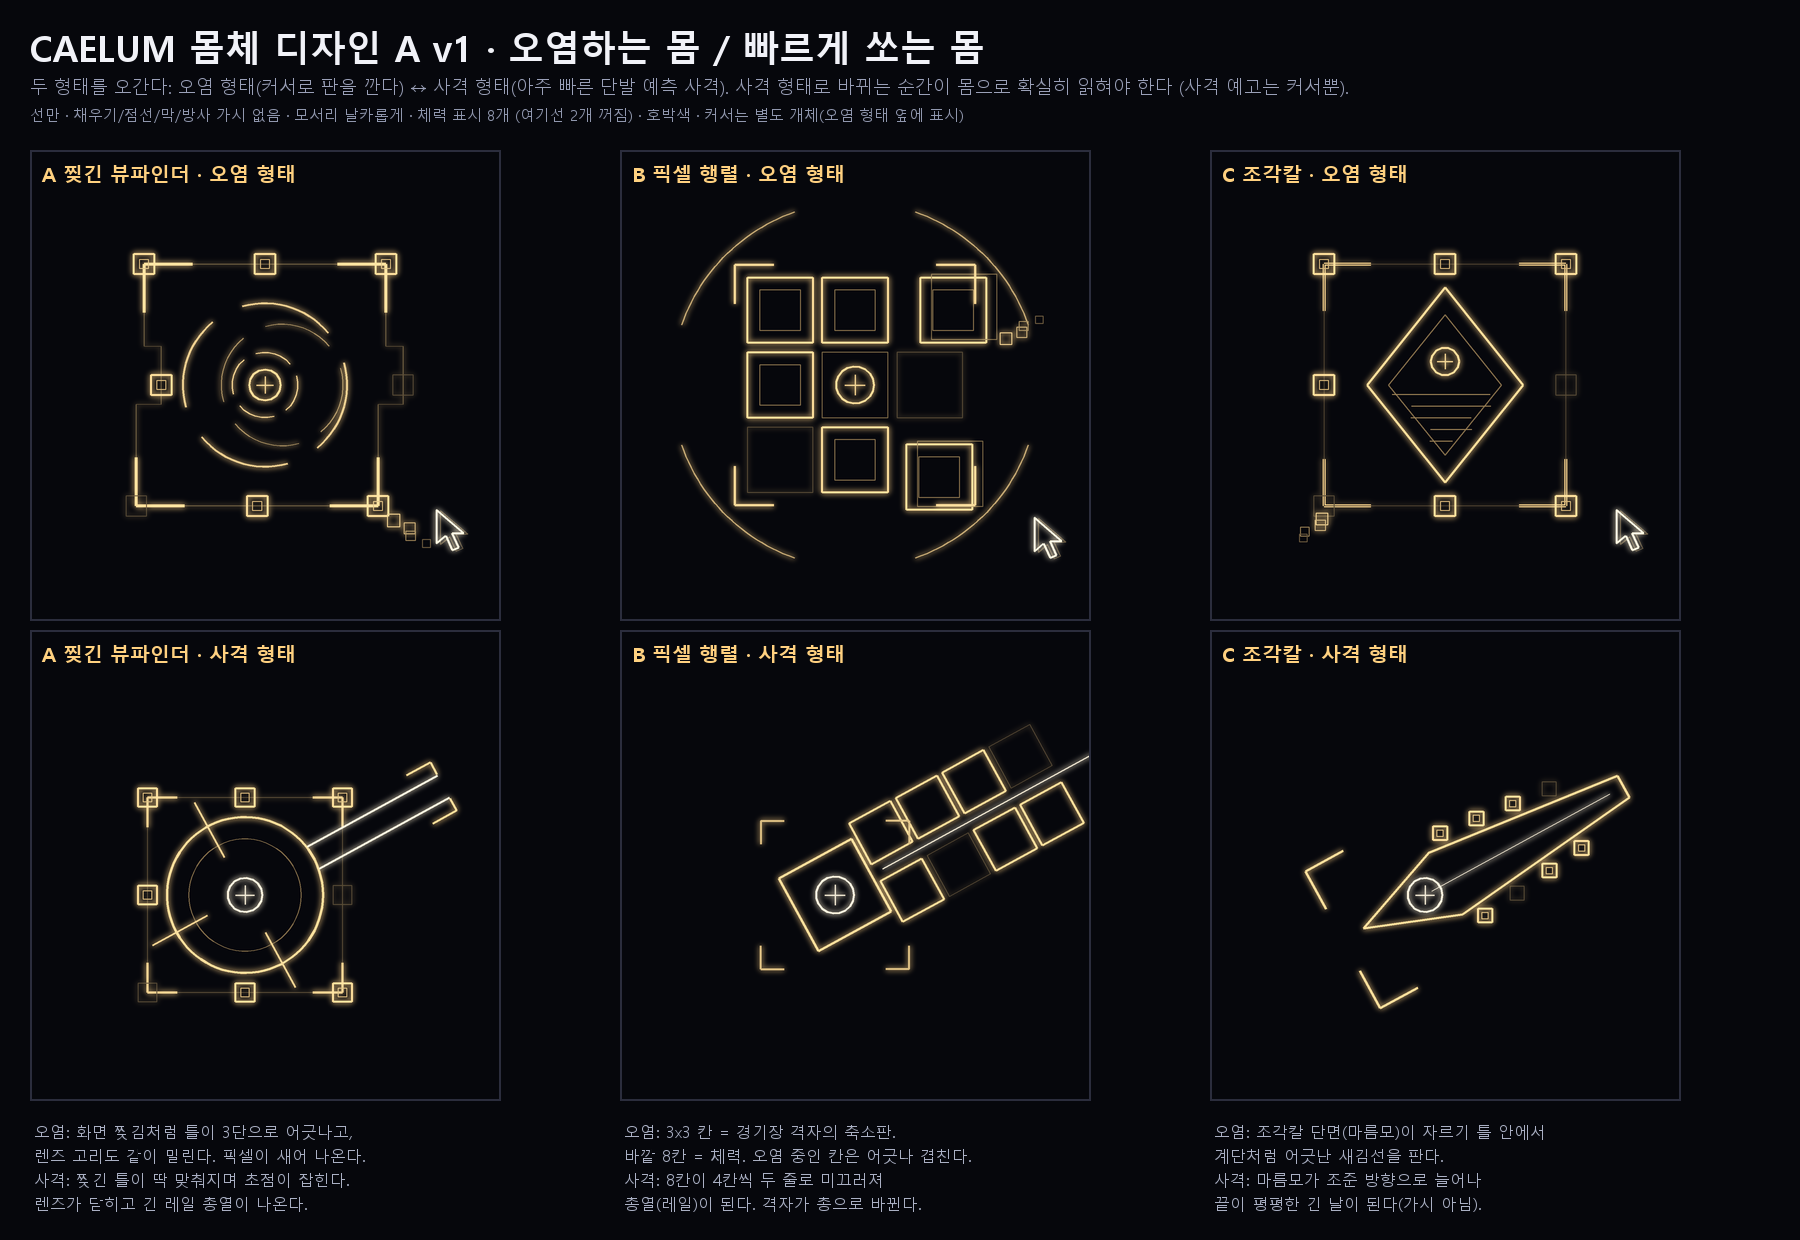

This figure's Python source:
"""CAELUM body design A v1: one body that both corrupts and shoots fast.

CAELUM has two forms in play: the corrupt form lays corruption on the grid
(its cursor clicks, drags and deletes), the sniper form fires very fast single
shots. The body has to read as both, and the change between them is the
moment the player must notice (sniper form = no other warning than the
cursor). Each direction is shown in both forms. Lines only, sharp corners, no
dashes, no fills, no radial thorns; 8 health marks. Amber.
Usage: python Caelum_Body_Design_A_v1.py <out_dir>
"""
import math, os, sys
from PIL import Image, ImageDraw, ImageFilter, ImageFont, ImageChops

TAU = math.tau
SS = 3
COL = (255, 209, 128)        # CAELUM amber (1.0, 0.82, 0.50)
HOT = (255, 242, 210)        # near white (danger)
BG = (6, 7, 12)


class Canvas:
    def __init__(self, w, h):
        self.w, self.h = w, h
        self.glow = Image.new("RGB", (w * SS, h * SS), (0, 0, 0))
        self.line = Image.new("RGB", (w * SS, h * SS), (0, 0, 0))
        self.gd, self.ld = ImageDraw.Draw(self.glow), ImageDraw.Draw(self.line)

    def seg(self, a, b, w, alpha=1.0, glow=True, col=COL):
        c = tuple(int(v * alpha) for v in col)
        pa, pb = (a[0] * SS, a[1] * SS), (b[0] * SS, b[1] * SS)
        self.ld.line([pa, pb], fill=c, width=max(1, int(w * SS)))
        if glow:
            self.gd.line([pa, pb], fill=c, width=max(1, int((w + 3) * SS)))

    def poly(self, pts, w, alpha=1.0, glow=True, col=COL):
        for i in range(len(pts)):
            self.seg(pts[i], pts[(i + 1) % len(pts)], w, alpha, glow, col)

    def arc(self, cx, cy, r, a0, a1, w, alpha=1.0, glow=True, col=COL):
        steps = max(6, int(abs(a1 - a0) * r / 6))
        pts = [(cx + math.cos(a0 + (a1 - a0) * i / steps) * r,
                cy + math.sin(a0 + (a1 - a0) * i / steps) * r) for i in range(steps + 1)]
        for i in range(steps):
            self.seg(pts[i], pts[i + 1], w, alpha, glow, col)

    def box(self, x, y, w, h, lw, alpha=1.0, glow=True, col=COL):
        self.poly([(x, y), (x + w, y), (x + w, y + h), (x, y + h)], lw, alpha, glow, col)

    def image(self):
        g = self.glow.filter(ImageFilter.GaussianBlur(2.5 * SS)).point(lambda v: int(v * 0.55))
        out = Image.new("RGB", self.glow.size, BG)
        out = ImageChops.screen(ImageChops.screen(out, g), self.line)
        return out.resize((self.w, self.h), Image.LANCZOS)


def rot(p, a):
    c, s = math.cos(a), math.sin(a)
    return (p[0] * c - p[1] * s, p[0] * s + p[1] * c)


def corners(cv, x, y, w, h, arm, lw, alpha=1.0, col=COL):
    for (cx, cy, sx, sy) in ((x, y, 1, 1), (x + w, y, -1, 1), (x, y + h, 1, -1), (x + w, y + h, -1, -1)):
        cv.seg((cx, cy), (cx + sx * arm, cy), lw, alpha, col=col)
        cv.seg((cx, cy), (cx, cy + sy * arm), lw, alpha, col=col)


def handle(cv, x, y, s, lit=True):
    cv.box(x - s, y - s, 2 * s, 2 * s, 2.0 if lit else 1.0, 1.0 if lit else 0.25)
    if lit:
        cv.box(x - s * 0.45, y - s * 0.45, 0.9 * s, 0.9 * s, 1.2, 0.8, glow=False)


def core(cv, x, y, r, col=COL):
    cv.arc(x, y, r, 0, TAU, 2.0, 1.0, col=col)
    cv.seg((x - r * .55, y), (x + r * .55, y), 1.4, 0.9, col=col)
    cv.seg((x, y - r * .55), (x, y + r * .55), 1.4, 0.9, col=col)


def pointer(cv, x, y, sc=1.3):
    P = [(0, 0), (0, 26), (7, 20), (12, 31), (17, 29), (12, 18), (21, 18)]
    pts = [(x + px * sc, y + py * sc) for px, py in P]
    cv.poly([(p[0] + 4, p[1] + 1) for p in pts], 1.1, 0.35, glow=False)
    cv.poly(pts, 2.0, 1.0, col=HOT)


def shed(cv, x, y, dx, dy, n, s):
    """Hollow pixels drifting off a corner (corruption leaking out)."""
    for i in range(n):
        k = i + 1
        px, py = x + dx * k * 1.35 * s + (i % 2) * s * 0.6, y + dy * k * 1.35 * s
        cv.box(px, py, s * (1 - i * 0.12), s * (1 - i * 0.12), 1.2, 0.9 - i * 0.17, glow=i < 2)


HEALTH_LIT = (0, 1, 2, 4, 5, 7)     # two of eight dark, to show the read


# ── A: torn viewfinder ─────────────────────────────────────────
def torn_frame(cv, x, y, F, bands, lw, alpha):
    """A square frame cut into horizontal bands, each shifted sideways (a torn
    display). bands: [(t0, t1, dx)] with t in 0..1 from top to bottom."""
    for t0, t1, dx in bands:
        y0, y1 = y - F + 2 * F * t0, y - F + 2 * F * t1
        cv.seg((x - F + dx, y0), (x - F + dx, y1), lw, alpha)
        cv.seg((x + F + dx, y0), (x + F + dx, y1), lw, alpha)
        if t0 == 0:
            cv.seg((x - F + dx, y0), (x + F + dx, y0), lw, alpha)
        if t1 == 1:
            cv.seg((x - F + dx, y1), (x + F + dx, y1), lw, alpha)
        # the tear itself: a short step where two bands meet
    for (a0, a1, d0), (b0, b1, d1) in zip(bands, bands[1:]):
        yy = y - F + 2 * F * a1
        cv.seg((x - F + d0, yy), (x - F + d1, yy), lw * 0.7, alpha * 0.8)
        cv.seg((x + F + d0, yy), (x + F + d1, yy), lw * 0.7, alpha * 0.8)


def a_corrupt(cv, x, y, b):
    F = 1.55 * b
    bands = [(0, 0.34, 0), (0.34, 0.58, 0.22 * b), (0.58, 1, -0.10 * b)]
    torn_frame(cv, x, y, F, bands, 1.2, 0.35)
    # crop corners follow the bands they sit in
    arm = 0.62 * b
    for sx, sy, dx in ((-1, -1, 0), (1, -1, 0), (-1, 1, -0.10 * b), (1, 1, -0.10 * b)):
        cx, cy = x + sx * F + dx, y + sy * F
        cv.seg((cx, cy), (cx - sx * arm, cy), 3.0, 1.0)
        cv.seg((cx, cy), (cx, cy - sy * arm), 3.0, 1.0)
    # lens: three broken rings, the inner one slipped sideways with the middle band
    for r, w, a, off in ((1.05 * b, 2.0, 0.9, 0.0), (0.78 * b, 1.2, 0.6, 0.22 * b), (0.42 * b, 1.6, 0.9, 0.0)):
        for k in range(4):
            m = k * TAU / 4 + 0.3
            cv.arc(x + off, y, r, m - 0.58, m + 0.58, w, a)
    # health: 8 handles on the frame (corners + mids)
    pos = [(-1, -1), (0, -1), (1, -1), (1, 0), (1, 1), (0, 1), (-1, 1), (-1, 0)]
    for i, (hx, hy) in enumerate(pos):
        dx = 0.22 * b if hy == 0 else (-0.10 * b if hy == 1 else 0)
        handle(cv, x + hx * F + dx, y + hy * F, 0.13 * b, i in HEALTH_LIT)
    shed(cv, x + F - 0.1 * b, y + F, 0.55, 0.5, 4, 0.16 * b)
    core(cv, x, y, 0.2 * b)
    pointer(cv, x + 2.2 * b, y + 1.6 * b)


def a_sniper(cv, x, y, b, aim=-0.5):
    # The frame snaps back into one piece and pulls in: in focus.
    F = 1.25 * b
    cv.box(x - F, y - F, 2 * F, 2 * F, 1.0, 0.25)
    corners(cv, x - F, y - F, 2 * F, 2 * F, 0.38 * b, 2.4, 0.9)
    pos = [(-1, -1), (0, -1), (1, -1), (1, 0), (1, 1), (0, 1), (-1, 1), (-1, 0)]
    for i, (hx, hy) in enumerate(pos):
        handle(cv, x + hx * F, y + hy * F, 0.12 * b, i in HEALTH_LIT)
    # lens rings closed and turned to the aim; focus ticks; a long rail barrel
    cv.arc(x, y, 1.0 * b, 0, TAU, 2.4, 1.0)
    cv.arc(x, y, 0.72 * b, 0, TAU, 1.0, 0.5, glow=False)
    for k in range(4):
        a = aim + k * TAU / 4
        r0, r1 = (0.55 * b, 1.35 * b) if k else (1.0 * b, 1.0 * b)
        if k:
            cv.seg((x + math.cos(a) * r0, y + math.sin(a) * r0), (x + math.cos(a) * r1, y + math.sin(a) * r1), 1.8, 0.95)
    ux, uy = math.cos(aim), math.sin(aim)
    nx, ny = -uy, ux
    w = 0.16 * b
    for s in (-1, 1):
        cv.seg((x + ux * 1.0 * b + nx * w * s, y + uy * 1.0 * b + ny * w * s),
               (x + ux * 2.9 * b + nx * w * s, y + uy * 2.9 * b + ny * w * s), 2.0, 1.0, col=HOT)
    # muzzle: a crop-corner pair at the barrel's end
    mx, my = x + ux * 2.9 * b, y + uy * 2.9 * b
    for s in (-1, 1):
        px, py = mx + nx * w * 2.2 * s, my + ny * w * 2.2 * s
        cv.seg((px, py), (px - ux * 0.35 * b, py - uy * 0.35 * b), 2.0, 1.0)
        cv.seg((px, py), (px - nx * w * 1.1 * s, py - ny * w * 1.1 * s), 2.0, 1.0)
    core(cv, x, y, 0.22 * b, col=HOT)


# ── B: pixel matrix ────────────────────────────────────────────
def cell(cv, x, y, s, lit, glitch=0.0, lw=2.0):
    a = 1.0 if lit else 0.25
    cv.box(x - s, y - s, 2 * s, 2 * s, lw if lit else 1.0, a)
    if lit:
        cv.box(x - s * 0.62, y - s * 0.62, 1.24 * s, 1.24 * s, 1.0, 0.5, glow=False)
    if glitch:   # a doubled, slipped outline: this cell is corrupting
        cv.box(x - s + glitch, y - s - glitch * 0.3, 2 * s, 2 * s, 1.0, 0.45, glow=False)


def b_corrupt(cv, x, y, b):
    s, gap = 0.42 * b, 0.12 * b
    step = 2 * s + gap
    # 3x3: eight outer cells = health, the centre is the core; two cells slipped
    order = [(-1, -1), (0, -1), (1, -1), (1, 0), (1, 1), (0, 1), (-1, 1), (-1, 0)]
    slip = {2: (0.30 * b, 0), 4: (0.12 * b, 0.22 * b)}
    for i, (cx, cy) in enumerate(order):
        dx, dy = slip.get(i, (0, 0))
        cell(cv, x + cx * step + dx, y + cy * step + dy, s, i in HEALTH_LIT,
             glitch=(0.14 * b if i in slip else 0))
    core(cv, x, y, 0.24 * b)
    cv.box(x - s, y - s, 2 * s, 2 * s, 1.0, 0.45, glow=False)
    # the grid's own frame: crop corners round the 3x3, a broken ring
    F = 1.5 * step
    corners(cv, x - F - 0.1 * b, y - F - 0.1 * b, 2 * F + 0.2 * b, 2 * F + 0.2 * b, 0.5 * b, 2.6, 0.95)
    for k in range(4):
        m = k * TAU / 4 + TAU / 8
        cv.arc(x, y, 2.35 * b, m - 0.45, m + 0.45, 1.6, 0.7)
    shed(cv, x + 1.5 * step + 0.3 * b, y - 0.6 * b, 0.6, -0.35, 4, 0.15 * b)
    pointer(cv, x + 2.3 * b, y + 1.7 * b)


def b_sniper(cv, x, y, b, aim=-0.5):
    # The eight cells slide into two rails of four along the aim: the grid
    # becomes the gun. The core sits at the breech.
    s = 0.30 * b
    ux, uy = math.cos(aim), math.sin(aim)
    nx, ny = -uy, ux
    for i in range(8):
        k, side = i // 2, (1 if i % 2 else -1)
        d = 0.9 * b + k * (2 * s + 0.08 * b)
        cx, cy = x + ux * d + nx * side * (s + 0.12 * b), y + uy * d + ny * side * (s + 0.12 * b)
        pts = [(cx + rot((px, py), aim)[0], cy + rot((px, py), aim)[1]) for px, py in ((-s, -s), (s, -s), (s, s), (-s, s))]
        cv.poly(pts, 2.0 if i in HEALTH_LIT else 1.0, 1.0 if i in HEALTH_LIT else 0.25)
    # the bore between the rails
    L = 0.9 * b + 4 * (2 * s + 0.08 * b)
    cv.seg((x + ux * 0.7 * b, y + uy * 0.7 * b), (x + ux * (L + 0.3 * b), y + uy * (L + 0.3 * b)), 1.4, 0.9, col=HOT)
    # breech: core inside a turned square
    sq = [(x + rot(p, aim + TAU / 8)[0], y + rot(p, aim + TAU / 8)[1]) for p in
          [(0.75 * b, 0), (0, 0.75 * b), (-0.75 * b, 0), (0, -0.75 * b)]]
    cv.poly(sq, 2.4, 1.0)
    core(cv, x, y, 0.24 * b, col=HOT)
    corners(cv, x - 0.95 * b, y - 0.95 * b, 1.9 * b, 1.9 * b, 0.3 * b, 2.0, 0.8)


# ── C: engraver (burin) ────────────────────────────────────────
def c_corrupt(cv, x, y, b):
    # A burin's cross-section (a lozenge) set in a crop frame; the carved
    # hatching inside is the corruption it engraves, cut into steps.
    F = 1.55 * b
    corners(cv, x - F, y - F, 2 * F, 2 * F, 0.6 * b, 3.0, 1.0)
    cv.box(x - F, y - F, 2 * F, 2 * F, 1.0, 0.22)
    L = 1.25 * b
    loz = [(x, y - L), (x + L * 0.8, y), (x, y + L), (x - L * 0.8, y)]
    cv.poly(loz, 2.6, 1.0)
    inner = [(x, y - L * 0.72), (x + L * 0.58, y), (x, y + L * 0.72), (x - L * 0.58, y)]
    cv.poly(inner, 1.0, 0.5, glow=False)
    # stepped engraving: hatch lines inside the lower half, each line shifted
    for i in range(6):
        yy = y + 0.12 * b + i * 0.15 * b
        half = (L * 0.58) * (1 - (yy - y) / (L * 0.72))
        sh = (0.08 * b if i % 2 else -0.05 * b)
        if half > 2:
            cv.seg((x - half + sh, yy), (x + half + sh, yy), 1.1, 0.6, glow=False)
    pos = [(-1, -1), (0, -1), (1, -1), (1, 0), (1, 1), (0, 1), (-1, 1), (-1, 0)]
    for i, (hx, hy) in enumerate(pos):
        handle(cv, x + hx * F, y + hy * F, 0.13 * b, i in HEALTH_LIT)
    shed(cv, x - F, y + F, -0.5, 0.45, 4, 0.15 * b)
    core(cv, x, y - 0.3 * b, 0.18 * b)
    pointer(cv, x + 2.2 * b, y + 1.6 * b)


def c_sniper(cv, x, y, b, aim=-0.5):
    # The lozenge stretches along the aim into a long blade with a flat tip
    # (a burin, not a spike); the frame folds to two brackets at its back.
    ux, uy = math.cos(aim), math.sin(aim)
    nx, ny = -uy, ux
    W = 0.45 * b
    back, tip = -0.9 * b, 2.9 * b
    pts = [(x + ux * back, y + uy * back), (x + ux * 0.3 * b + nx * W, y + uy * 0.3 * b + ny * W),
           (x + ux * tip + nx * W * 0.35, y + uy * tip + ny * W * 0.35),
           (x + ux * tip - nx * W * 0.35, y + uy * tip - ny * W * 0.35),
           (x + ux * 0.3 * b - nx * W, y + uy * 0.3 * b - ny * W)]
    cv.poly(pts, 2.6, 1.0)
    cv.seg((x + ux * 0.1 * b, y + uy * 0.1 * b), (x + ux * (tip - 0.2 * b), y + uy * (tip - 0.2 * b)), 1.2, 0.9, col=HOT)
    for s in (-1, 1):   # frame folded into brackets behind
        bx, by = x - ux * 1.2 * b + nx * s * 1.0 * b, y - uy * 1.2 * b + ny * s * 1.0 * b
        cv.seg((bx, by), (bx + ux * 0.55 * b, by + uy * 0.55 * b), 2.6, 1.0)
        cv.seg((bx, by), (bx - nx * s * 0.55 * b, by - ny * s * 0.55 * b), 2.6, 1.0)
    for i in range(8):   # health along the blade's two edges
        k, side = i // 2, (1 if i % 2 else -1)
        t = 0.55 + k * 0.5
        hx = x + ux * t * b + nx * side * (W * (1 - (t * b - 0.3 * b) / (tip - 0.3 * b) * 0.65) + 0.18 * b)
        hy = y + uy * t * b + ny * side * (W * (1 - (t * b - 0.3 * b) / (tip - 0.3 * b) * 0.65) + 0.18 * b)
        handle(cv, hx, hy, 0.09 * b, i in HEALTH_LIT)
    core(cv, x, y, 0.22 * b, col=HOT)


DESIGNS = [
    ("A 찢긴 뷰파인더", a_corrupt, a_sniper,
     ["오염: 화면 찢김처럼 틀이 3단으로 어긋나고,", "렌즈 고리도 같이 밀린다. 픽셀이 새어 나온다.",
      "사격: 찢긴 틀이 딱 맞춰지며 초점이 잡힌다.", "렌즈가 닫히고 긴 레일 총열이 나온다."]),
    ("B 픽셀 행렬", b_corrupt, b_sniper,
     ["오염: 3x3 칸 = 경기장 격자의 축소판.", "바깥 8칸 = 체력. 오염 중인 칸은 어긋나 겹친다.",
      "사격: 8칸이 4칸씩 두 줄로 미끄러져", "총열(레일)이 된다. 격자가 총으로 바뀐다."]),
    ("C 조각칼", c_corrupt, c_sniper,
     ["오염: 조각칼 단면(마름모)이 자르기 틀 안에서", "계단처럼 어긋난 새김선을 판다.",
      "사격: 마름모가 조준 방향으로 늘어나", "끝이 평평한 긴 날이 된다(가시 아님)."]),
]


def font(sz, bold=False):
    for name in (["malgunbd.ttf"] if bold else []) + ["malgun.ttf"]:
        try:
            return ImageFont.truetype(name, sz)
        except OSError:
            pass
    return ImageFont.load_default()


def main():
    out_dir = sys.argv[1]
    W, P = 1800, 470
    H = 150 + 2 * P + 20 + 130
    board = Image.new("RGB", (W, H), BG)
    d = ImageDraw.Draw(board)
    d.text((30, 22), "CAELUM 몸체 디자인 A v1 · 오염하는 몸 / 빠르게 쏘는 몸", font=font(36, True), fill=(241, 242, 248))
    d.text((30, 74), "두 형태를 오간다: 오염 형태(커서로 판을 깐다) ↔ 사격 형태(아주 빠른 단발 예측 사격). "
           "사격 형태로 바뀌는 순간이 몸으로 확실히 읽혀야 한다 (사격 예고는 커서뿐).",
           font=font(18), fill=(154, 160, 184))
    d.text((30, 104), "선만 · 채우기/점선/막/방사 가시 없음 · 모서리 날카롭게 · 체력 표시 8개 (여기선 2개 꺼짐) · 호박색 · 커서는 별도 개체(오염 형태 옆에 표시)",
           font=font(15), fill=(144, 151, 174))
    for i, (name, fc, fs, notes) in enumerate(DESIGNS):
        x0 = 30 + i * (P + 120)
        for row, fn, tag in ((0, fc, "오염 형태"), (1, fs, "사격 형태")):
            cv = Canvas(P, P)
            fn(cv, P / 2 - (20 if row else 0), P / 2 + (30 if row else 0), 78)
            y0 = 150 + row * (P + 10)
            board.paste(cv.image(), (x0, y0))
            d.rectangle([x0, y0, x0 + P, y0 + P], outline=(43, 45, 61), width=2)
            d.text((x0 + 12, y0 + 10), f"{name} · {tag}", font=font(20, True), fill=(255, 209, 128))
        for j, s in enumerate(notes):
            d.text((x0 + 4, 150 + 2 * P + 30 + j * 24), s, font=font(16), fill=(170, 176, 196))
    board.save(os.path.join(out_dir, "Caelum_Body_Design_A_v1.png"))


if __name__ == "__main__":
    main()
